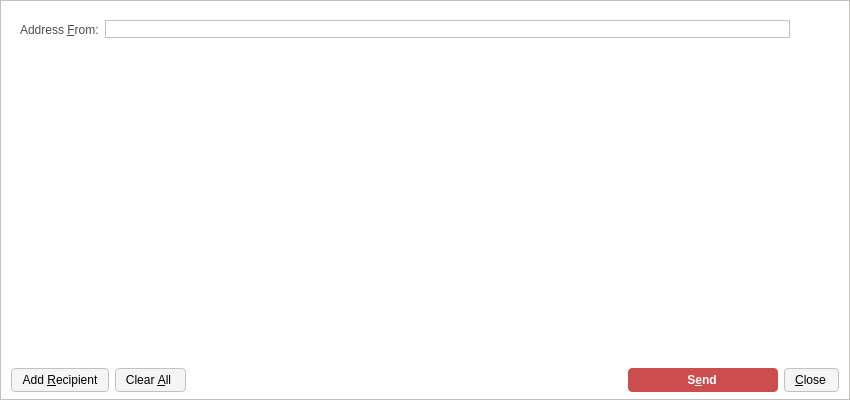
<?xml version="1.0" encoding="UTF-8"?>
<ui version="4.0">
 <class>SendMessagesDialog</class>
 <widget class="QDialog" name="SendMessagesDialog">
  <property name="geometry">
   <rect>
    <x>0</x>
    <y>0</y>
    <width>850</width>
    <height>400</height>
   </rect>
  </property>
  <property name="windowTitle">
   <string>Send Messages</string>
  </property>
  <property name="styleSheet">
   <string notr="true">background-color: rgb(255, 255, 255);
border: 1px solid #c4c1bd;</string>
  </property>
  <layout class="QVBoxLayout" name="verticalLayout" stretch="0,1,0">
   <property name="bottomMargin">
    <number>8</number>
   </property>
   <item>
    <widget class="QFrame" name="frameAddressFrom">
     <property name="sizePolicy">
      <sizepolicy hsizetype="Expanding" vsizetype="Expanding">
       <horstretch>0</horstretch>
       <verstretch>0</verstretch>
      </sizepolicy>
     </property>
     <property name="maximumSize">
      <size>
       <width>16777215</width>
       <height>16777215</height>
      </size>
     </property>
     <property name="styleSheet">
      <string notr="true">border: 0;</string>
     </property>
     <property name="frameShape">
      <enum>QFrame::StyledPanel</enum>
     </property>
     <property name="frameShadow">
      <enum>QFrame::Sunken</enum>
     </property>
     <layout class="QHBoxLayout" name="horizontalLayout_3">
      <item>
       <widget class="QLabel" name="addressFromLabel">
        <property name="styleSheet">
         <string notr="true">color: #4c4c4c;
border: 0;</string>
        </property>
        <property name="text">
         <string>Address &amp;From:</string>
        </property>
        <property name="buddy">
         <cstring>addressFrom</cstring>
        </property>
       </widget>
      </item>
      <item>
       <layout class="QHBoxLayout" name="horizontalLayout_4">
        <property name="spacing">
         <number>1</number>
        </property>
        <item>
         <widget class="QValidatedLineEdit" name="addressFrom">
          <property name="styleSheet">
           <string notr="true">border: 1px solid #c4c1bd;</string>
          </property>
         </widget>
        </item>
        <item>
         <widget class="QToolButton" name="addressBookButton">
          <property name="toolTip">
           <string>Choose address from address book</string>
          </property>
          <property name="styleSheet">
           <string notr="true">border: 0;</string>
          </property>
          <property name="text">
           <string/>
          </property>
          <property name="icon">
           <iconset resource="../bitcoin.qrc">
            <normaloff>:/icons/address-book</normaloff>:/icons/address-book</iconset>
          </property>
          <property name="shortcut">
           <string>Alt+A</string>
          </property>
         </widget>
        </item>
        <item>
         <widget class="QToolButton" name="pasteButton">
          <property name="toolTip">
           <string>Paste address from clipboard</string>
          </property>
          <property name="styleSheet">
           <string notr="true">border: 0;</string>
          </property>
          <property name="text">
           <string/>
          </property>
          <property name="icon">
           <iconset resource="../bitcoin.qrc">
            <normaloff>:/icons/editpaste</normaloff>:/icons/editpaste</iconset>
          </property>
          <property name="shortcut">
           <string>Alt+P</string>
          </property>
         </widget>
        </item>
       </layout>
      </item>
     </layout>
    </widget>
   </item>
   <item>
    <widget class="QScrollArea" name="scrollArea">
     <property name="styleSheet">
      <string notr="true">border: 0;</string>
     </property>
     <property name="widgetResizable">
      <bool>true</bool>
     </property>
     <widget class="QWidget" name="scrollAreaWidgetContents">
      <property name="geometry">
       <rect>
        <x>0</x>
        <y>0</y>
        <width>832</width>
        <height>301</height>
       </rect>
      </property>
      <property name="styleSheet">
       <string notr="true">border: 0;</string>
      </property>
      <layout class="QVBoxLayout" name="verticalLayout_2">
       <property name="leftMargin">
        <number>0</number>
       </property>
       <property name="topMargin">
        <number>0</number>
       </property>
       <property name="rightMargin">
        <number>0</number>
       </property>
       <property name="bottomMargin">
        <number>0</number>
       </property>
       <item>
        <layout class="QVBoxLayout" name="entries">
         <property name="spacing">
          <number>6</number>
         </property>
        </layout>
       </item>
      </layout>
     </widget>
    </widget>
   </item>
   <item>
    <layout class="QHBoxLayout" name="horizontalLayout">
     <item>
      <widget class="QPushButton" name="addButton">
       <property name="toolTip">
        <string>Send to multiple recipients at once</string>
       </property>
       <property name="styleSheet">
        <string notr="true">background-color: rgb(245, 245, 245);
border-radius: 4px;
border: 1px solid #c4c1bd;
font-weight: 400;
padding: 4px;
padding-left: 10px;
padding-right: 10px;
icon-size: 0;</string>
       </property>
       <property name="text">
        <string>Add &amp;Recipient</string>
       </property>
       <property name="icon">
        <iconset resource="../bitcoin.qrc">
         <normaloff>:/icons/add</normaloff>:/icons/add</iconset>
       </property>
       <property name="autoDefault">
        <bool>false</bool>
       </property>
      </widget>
     </item>
     <item>
      <widget class="QPushButton" name="clearButton">
       <property name="sizePolicy">
        <sizepolicy hsizetype="Minimum" vsizetype="Fixed">
         <horstretch>0</horstretch>
         <verstretch>0</verstretch>
        </sizepolicy>
       </property>
       <property name="toolTip">
        <string>Remove all transaction fields</string>
       </property>
       <property name="styleSheet">
        <string notr="true">background-color: rgb(245, 245, 245);
border-radius: 4px;
border: 1px solid #c4c1bd;
font-weight: 400;
padding: 4px;
padding-left: 10px;
padding-right: 14px;
icon-size: 0;</string>
       </property>
       <property name="text">
        <string>Clear &amp;All</string>
       </property>
       <property name="icon">
        <iconset resource="../bitcoin.qrc">
         <normaloff>:/icons/remove</normaloff>:/icons/remove</iconset>
       </property>
       <property name="autoRepeatDelay">
        <number>300</number>
       </property>
       <property name="autoDefault">
        <bool>false</bool>
       </property>
      </widget>
     </item>
     <item>
      <spacer name="horizontalSpacer">
       <property name="orientation">
        <enum>Qt::Horizontal</enum>
       </property>
       <property name="sizeHint" stdset="0">
        <size>
         <width>40</width>
         <height>20</height>
        </size>
       </property>
      </spacer>
     </item>
     <item>
      <widget class="QPushButton" name="sendButton">
       <property name="minimumSize">
        <size>
         <width>150</width>
         <height>0</height>
        </size>
       </property>
       <property name="toolTip">
        <string>Confirm the send action</string>
       </property>
       <property name="styleSheet">
        <string notr="true">background-color: rgb(203, 77, 77);
color: rgb(255, 255, 255);
border-radius: 4px;
border-color:  rgb(203, 77, 77);
font-weight: 600;
padding: 4px;
padding-left: 10px;
padding-right: 12px;
icon-size: 0;</string>
       </property>
       <property name="text">
        <string>S&amp;end</string>
       </property>
       <property name="default">
        <bool>true</bool>
       </property>
      </widget>
     </item>
     <item>
      <widget class="QPushButton" name="closeButton">
       <property name="styleSheet">
        <string notr="true">background-color: rgb(245, 245, 245);
border-radius: 4px;
border: 1px solid #c4c1bd;
font-weight: 400;
padding: 4px;
padding-left: 10px;
padding-right: 12px;
icon-size: 0;</string>
       </property>
       <property name="text">
        <string>&amp;Close</string>
       </property>
       <property name="icon">
        <iconset resource="../bitcoin.qrc">
         <normaloff>:/icons/quit</normaloff>:/icons/quit</iconset>
       </property>
      </widget>
     </item>
    </layout>
   </item>
  </layout>
 </widget>
 <customwidgets>
  <customwidget>
   <class>QValidatedLineEdit</class>
   <extends>QLineEdit</extends>
   <header>qvalidatedlineedit.h</header>
  </customwidget>
 </customwidgets>
 <resources>
  <include location="../bitcoin.qrc"/>
 </resources>
 <connections/>
</ui>
